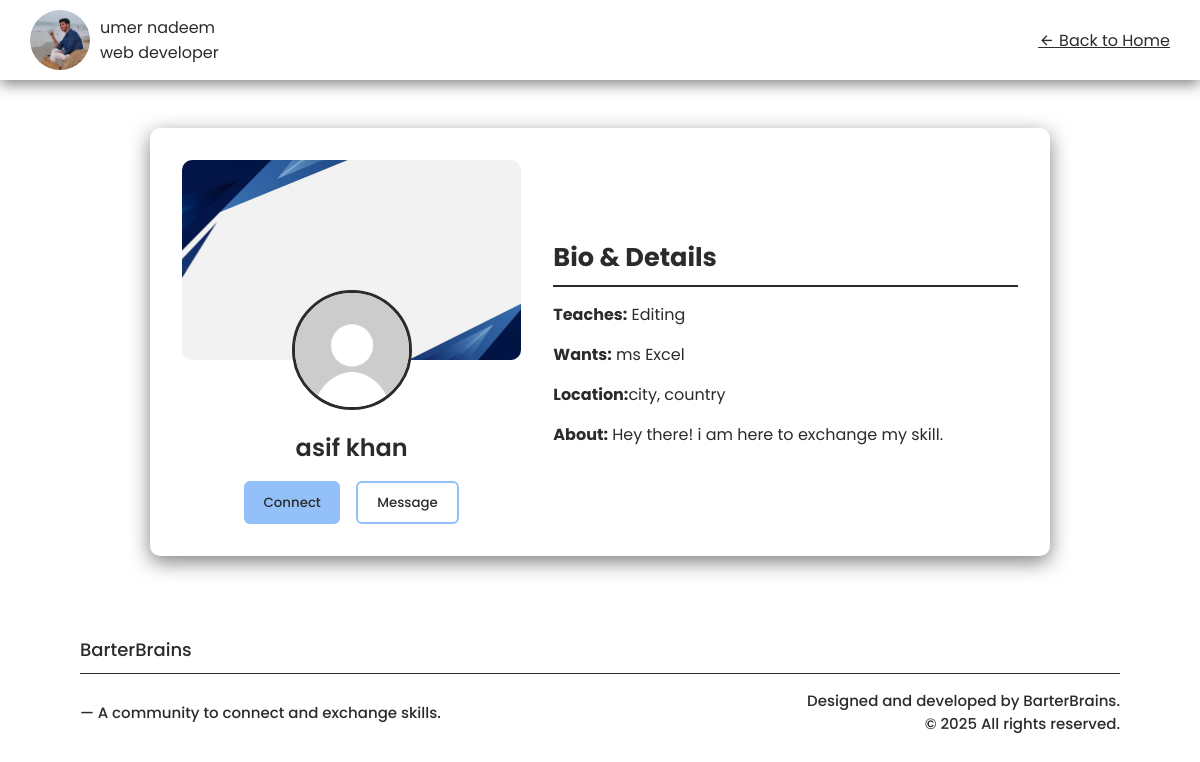
Page /user-profile.php?profileId=5 (signed in) on the committed database.
### tables this page shows
CREATE TABLE `users` (
  `id` int(11) NOT NULL,
  `first_name` varchar(50) NOT NULL,
  `last_name` varchar(50) NOT NULL,
  `email` varchar(100) NOT NULL,
  `password` varchar(255) NOT NULL,
  `teach_skills` text DEFAULT NULL,
  `learn_skills` text DEFAULT NULL,
  `profile_photo` varchar(255) DEFAULT NULL,
  `cover_photo` varchar(255) DEFAULT NULL,
  `city` varchar(100) DEFAULT NULL,
  `country` varchar(100) DEFAULT NULL,
  `profession` varchar(100) DEFAULT NULL,
  `about` text DEFAULT NULL,
  `role` varchar(20) NOT NULL DEFAULT 'user',
  `created_at` timestamp NOT NULL DEFAULT current_timestamp()
);

### user-profile.php (the view, shortened to what this page needs)
<!DOCTYPE html>
<html lang="en">
<head>
  <link href="https://cdn.jsdelivr.net/npm/remixicon@4.5.0/fonts/remixicon.css" rel="stylesheet" />
  <link rel="stylesheet" href="style.css" />
</head>
<body id="profile-pg" class="changeTheme">
  <?php include 'components/navBar2.php'; ?>
  <?php
  include 'config.php';
  $id = $_GET['profileId'];
  $sql = "SELECT id, first_name, last_name, profession, city, country, teach_skills, learn_skills, profile_photo, cover_photo FROM users WHERE id = $id";
  $result = mysqli_query($connect, $sql);
  if ($row = mysqli_fetch_assoc($result)) {
  ?>
    <section id="profile">
      <div class="profile-container">
        <div class="profile-left">
          <div class="cover-img">
            <img src="<?= !empty($row['cover_photo']) ? 'uploads/' . $row['cover_photo'] : 'assets/profile-background-img.jpg' ?>" alt="Cover Image">
          </div>
          <div class="profile-img">
            <img src="<?= !empty($row['profile_photo']) ? 'uploads/' . $row['profile_photo'] : 'assets/profile-img.jpg' ?>" alt="Profile Image" />
          </div>
          <h2 class="user-name"><?= $row['first_name'] . ' ' . $row['last_name']; ?></h2>
          <div class="profile-buttons">
            <?php
                    $currentUserId = $_SESSION['user_id'];
                    $sender_id = (int)$currentUserId;
                    $receiver_id = (int)$row['id'];
                    $checkConnection = "SELECT * FROM connection_requests
                    WHERE ((sender_id = $sender_id AND receiver_id = $receiver_id)
                        OR (sender_id = $receiver_id AND receiver_id = $sender_id))
                      AND status = 'accepted'";
                    $connResult = mysqli_query($connect, $checkConnection);
                    $isConnected = mysqli_num_rows($connResult) > 0;
                    $checkPending = "SELECT * FROM connection_requests
                    WHERE sender_id = $sender_id AND receiver_id = $receiver_id AND status = 'pending'";
                    $pendingResult = mysqli_query($connect, $checkPending);
                    $alreadyRequested = mysqli_num_rows($pendingResult) > 0;
                    ?>
                    <?php if ($isConnected): ?>
                      <button class="request-btn connected-btn" disabled>Connected</button>
                    <?php elseif ($alreadyRequested): ?>
                      <button class="request-btn connect-btn" data-requested="true" disabled>Requested</button>
                    <?php else: ?>
                      <button class="request-btn connect-btn" data-receiver-id="<?= $receiver_id ?>">Connect</button>
                    <?php endif; ?>
            <button class="message-btn">Message</button>
          </div>
        </div>
        <div class="profile-right">
          <h3>Bio & Details</h3>
          <div class="details-grid">
            <div><strong>Teaches:</strong> <?= $row['teach_skills']; ?></div>
            <div><strong>Wants:</strong> <?= $row['learn_skills']; ?></div>
            <div><strong>Location:</strong><?= !empty($row['city']) && !empty($row['country']) ? $row['city'] . ', ' . $row['country'] : 'city, country'; ?></div>
            <div><strong>About:</strong> <?= !empty($row['about']) ? $row['about'] : 'Hey there! i am here to exchange my skill.' ?></div>
          </div>
        </div>
      </div>
    </section>
  <?php } ?>
  <?php
  include 'components/footer.php';
  ?>
</body>
</html>

### components/navBar2.php (shortened to what this page needs)
<?php
include "./config.php";
$user_id = $_SESSION["user_id"];
$sql = "SELECT first_name, last_name ,profile_photo, profession FROM users WHERE id = {$user_id}";
$result = mysqli_query($connect, $sql);
if (mysqli_num_rows($result) > 0) {
    $row = mysqli_fetch_assoc($result);
}
?>
<nav>
    <div id="nav-left">
        <img src="<?= !empty($row['profile_photo']) ? './uploads/'.$row['profile_photo'] : './assets/profile-img.jpg' ?>" alt="" />
        <div id="user-info">
            <h4><?= $row['first_name']." ".$row['last_name']; ?></h4>
            <h4><?= !empty($row['profession']) ? $row['profession'] : 'profession'; ?></h4>
        </div>
    </div>
    <a href="dashboard.php" id="backTopdb" class="desktop-only">
        <i class="ri-arrow-left-line"></i> Back to Home
    </a>
</nav>

### style.css (style rules this page uses)
:root { --text-color: #2B2B2B; --text-color-light: #ffffff; --text-hover-color: #3467d6; --shadow-color: rgba(1, 1, 1, 0.5); --btn-txt-color: #ffffff; --btn-color: #93c0f8; --btn-hover-color: #7eb4f6; --popup-bg-color: rgba(101, 129, 176, 0.153); }
* { padding: 0; margin: 0; box-sizing: border-box; font-family: Poppins; color: var(--text-color); }
body { height: 100vh; width: 100vw; overflow-x: hidden; }
.changeTheme { background: url(https://i.pinimg.com/736x/97/72/1c/97721c51c86a499b714d5ed2db50eeac.jpg) no-repeat center center/cover; transition: background 0.3s ease; }
.edit-profile-pg nav, #profile-pg nav { display: flex; justify-content: space-between; align-items: center; padding: 0 30px; color: var(--text-color); box-shadow: 0 4px 14px var(--shadow-color); height: 80px; backdrop-filter: blur(10px); }
.edit-profile-pg nav img, #profile-pg nav img { width: 60px; border-radius: 50px; }
.edit-profile-pg nav #nav-left, #profile-pg nav #nav-left { display: flex; align-items: center; gap: 10px; }
.edit-profile-pg nav h4, #profile-pg nav h4 { font-weight: 400; }
.edit-profile-pg nav a, #profile-pg nav a { color: var(--text-color); transition: color 0.3s ease; }
.edit-profile-pg nav i, #profile-pg nav i { color: inherit; }
#profile-pg { height: 100%; width: 100%; overflow-x: hidden; position: relative; }
#profile-pg #profile { width: 100%; height: calc(100%-70px); display: flex; justify-content: center; align-items: center; padding: 3rem 0; }
.profile-container { display: flex; flex-wrap: wrap; gap: 2rem; padding: 2rem; max-width: 900px; width: 100%; border-radius: 10px; backdrop-filter: blur(10px); box-shadow: 0 6px 20px var(--shadow-color); }
.profile-left { flex: 1 1 40%; position: relative; text-align: center; }
.cover-img { height: 200px; overflow: hidden; border-radius: 10px; }
.cover-img img { width: 100%; height: 100%; object-fit: cover; }
.profile-img { position: absolute; top: 130px; left: 50%; transform: translateX(-50%); width: 120px; height: 120px; border: 3px solid var(--text-color); border-radius: 50%; overflow: hidden; }
.profile-img img { width: 100%; height: 100%; object-fit: cover; }
.user-name { margin-top: 70px; font-size: 1.5rem; font-weight: 600; color: var(--text-color); }
.profile-buttons { display: flex; justify-content: center; gap: 1rem; margin-top: 1rem; }
.connect-btn, .message-btn { padding: 0.6rem 1.2rem; border: none; border-radius: 6px; font-weight: 500; background-color: var(--btn-color); color: var(--text-color); cursor: pointer; transition: background-color 0.3s ease; }
.message-btn { background: transparent; border: 2px solid var(--btn-color); }
.profile-right { flex: 1 1 55%; display: flex; flex-direction: column; justify-content: center; }
.profile-right h3 { font-size: 1.6rem; margin-bottom: 1rem; padding-bottom: 0.5rem; border-bottom: 2px solid var(--text-color); color: var(--text-color); }
.details-grid { display: flex; flex-direction: column; gap: 1rem; color: var(--text-color-light); font-size: 1rem; line-height: 1.5; }
.details-grid strong { color: var(--text-color); }

### rows in the picture
users: profile_photo (picture), first_name "umer", last_name "nadeem", profession "web developer"
users: first_name "asif", last_name "khan", teach_skills "Editing", learn_skills "ms Excel"
